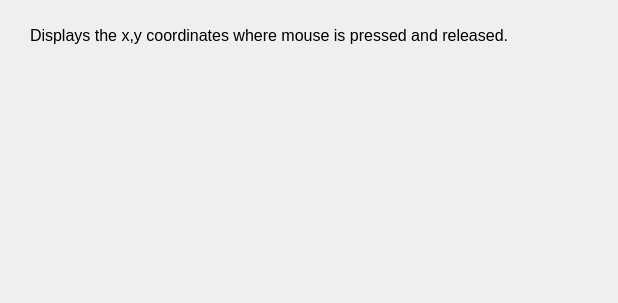
<?xml version="1.0" encoding="UTF-8"?>
<ui version="4.0">
 <class>Dialog</class>
 <widget class="QDialog" name="Dialog">
  <property name="geometry">
   <rect>
    <x>0</x>
    <y>0</y>
    <width>618</width>
    <height>303</height>
   </rect>
  </property>
  <property name="windowTitle">
   <string>Dialog</string>
  </property>
  <widget class="QLabel" name="label">
   <property name="geometry">
    <rect>
     <x>30</x>
     <y>10</y>
     <width>561</width>
     <height>51</height>
    </rect>
   </property>
   <property name="font">
    <font>
     <family>MS Sans Serif</family>
     <pointsize>12</pointsize>
    </font>
   </property>
   <property name="text">
    <string>Displays the x,y coordinates where mouse is pressed and released.</string>
   </property>
  </widget>
  <widget class="QLabel" name="labelPress">
   <property name="geometry">
    <rect>
     <x>30</x>
     <y>80</y>
     <width>561</width>
     <height>51</height>
    </rect>
   </property>
   <property name="font">
    <font>
     <family>MS Sans Serif</family>
     <pointsize>12</pointsize>
    </font>
   </property>
   <property name="text">
    <string/>
   </property>
  </widget>
  <widget class="QLabel" name="label_3">
   <property name="geometry">
    <rect>
     <x>30</x>
     <y>160</y>
     <width>561</width>
     <height>51</height>
    </rect>
   </property>
   <property name="font">
    <font>
     <family>MS Sans Serif</family>
     <pointsize>12</pointsize>
    </font>
   </property>
   <property name="text">
    <string/>
   </property>
  </widget>
 </widget>
 <resources/>
 <connections/>
</ui>
